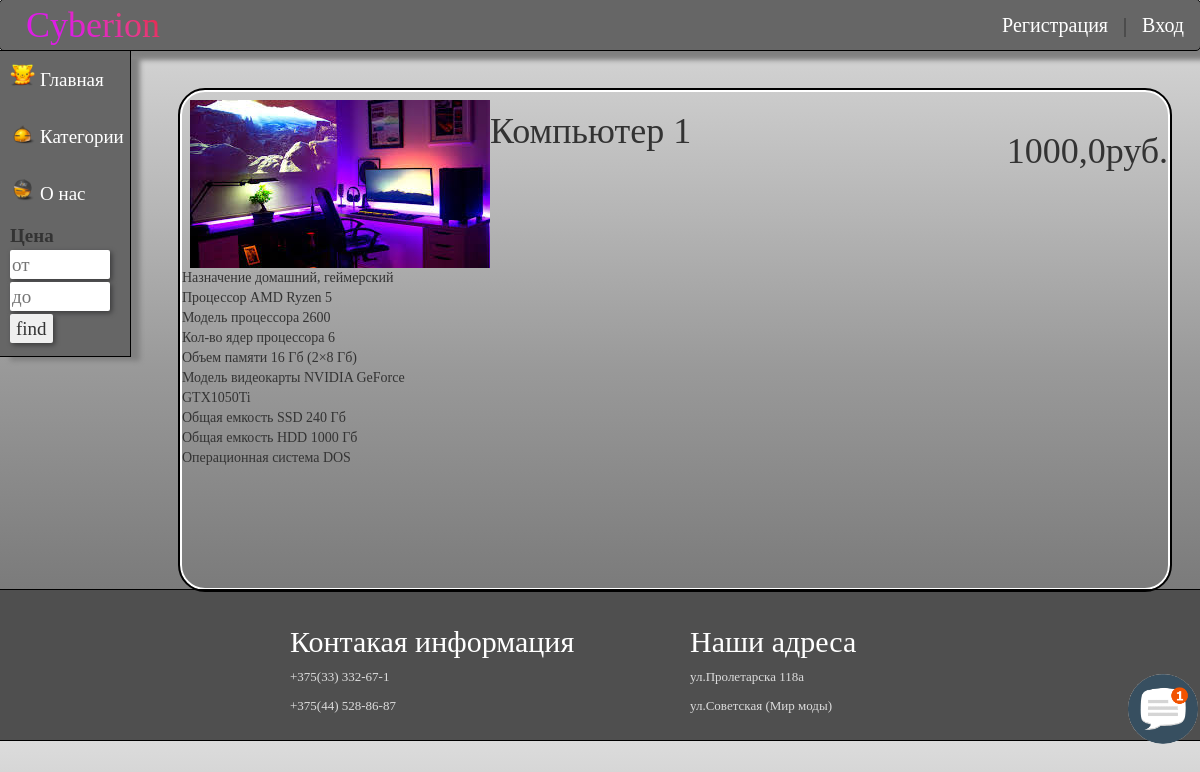
Page /drugi/1/ on the committed database.
### drugs/models.py (models this page shows, shortened)
class Drugs(models.Model):
    name = models.CharField(max_length=240)
    description = models.TextField()
    img = models.ImageField()
    prise = models.FloatField()
    category=models.ForeignKey('Category', on_delete=models.PROTECT, null=True, verbose_name="Категории")

### drugs/views.py (the view)
# urls.py: path('drugi/<int:drug>/', Product.as_view(), name="drugs"),
class Product(ListView):
    model = Drugs.objects.all()
    template_name = 'drugs/fulldescription.html'
    context_object_name = 'model'
    def get_queryset(self):
        print(self.kwargs['drug'])
        return Drugs.objects.filter(id=self.kwargs['drug'])

### drugs/models.py (called while the page is built)
    def get_absolute_url(self):
        return reverse('category', kwargs={'category_slug':self.slug})

### drugs/templatetags/drug_tags.py (called while the page is built)
@register.inclusion_tag('drugs/list_categories.html')
def show_categories():
    category = Category.objects.all()
    return {'category': category}

### drugs/templates/drugs/fulldescription.html
{% extends 'drugs/base.html' %}
{% block content %}
    {% for i in model %}
            <div class="fullpost">
                <div class="fullimg">
                        {% if i.img %}
                            <img  src="{{i.img.url}}" onerror="this.src='https://www.ixbt.com/img/x780x600/n1/news/2021/10/2/22459ff25f8eff76bddf34124cc2c85b16f4cd4a_large.jpg'" alt=" привет" >
                        {% endif %}
                </div>
                <div>
                    <div class="fullprise">
                        <h1>{{i.prise}}руб.</h1>
                    </div>
                    <h1 class="fulltitle">
                        {{i.name}}
                    </h1>
                </div >
                <div class="fulldescription">
                    {% autoescape on %}
                        <p >{{i.description|linebreaks}}</p>
                    {% endautoescape %}
                </div>
            </div>
            </div>
    {% endfor %}
{% endblock %}

### drugs/static/drugs/css/style.css (style rules this page uses)
body { background-image: linear-gradient(gainsboro, #999999, #666666 ); background-repeat: repeat; font-family: Yandex Sans Display Light; }
.fullpost { margin-left: 180px; margin-top: 40px; margin-right: 30px; outline: 2px solid #000; border: 2px solid #fff; border-radius: 25px; min-height: 500px; }
.fullimg { width: 300px; height: auto; margin-left: 8px; margin-top: 8px; float: left; border-radius: 25px; }
.fullprise { float: right; }
.fulldescription { width: 250px; height: auto; }
.fulltitle { margin-left: 200px; }

### rows in the picture
Drugs: img (picture), prise "1000,0", name "Компьютер 1", description "Назначение домашний, геймерский Процессор AMD Ryzen 5 Модель процессора 2600 Кол-во ядер процессора 6 Объем памяти 16 Гб (2×8 Гб) Модель видеокарты NVIDIA GeForce GTX1050Ti Общая емкость SSD 240 Гб Общая емкость HDD 1000 Гб Операционная система DOS"
